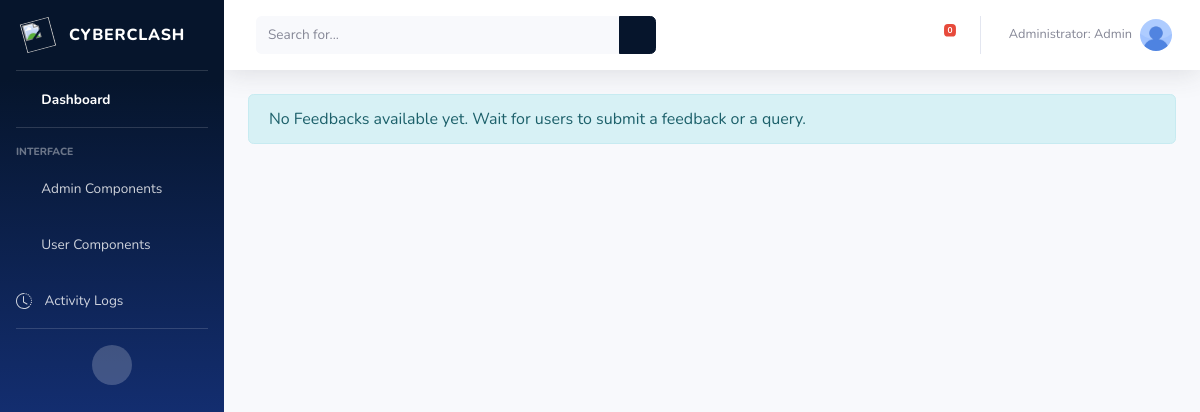
/user_feedbacks/ (signed in), run on an earlier commit of the app's database.
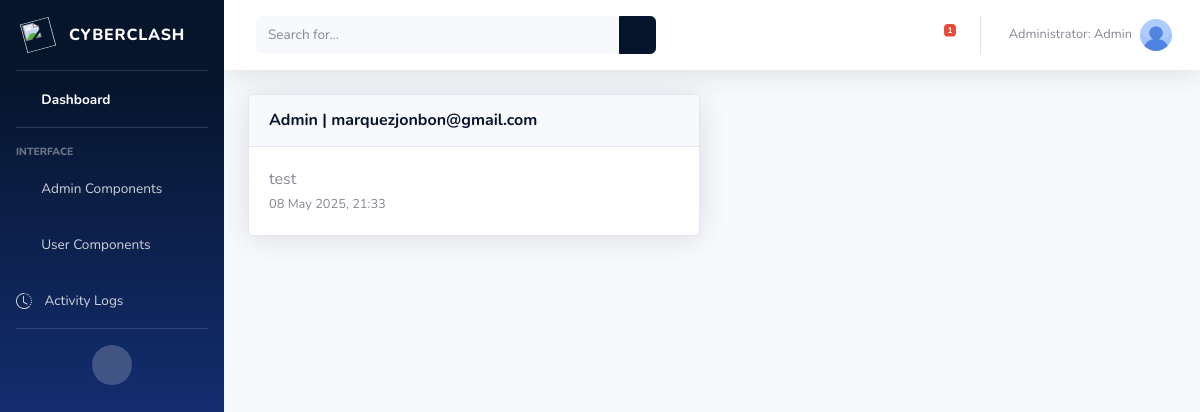
And on a later commit of the database.
### myapp/models.py (models this page shows, shortened)
class Feedback(models.Model):
    user = models.ForeignKey(settings.AUTH_USER_MODEL, on_delete=models.CASCADE, null=True, blank=True)
    email = models.EmailField(null=True, blank=True)
    feedback = models.TextField()
    created_at = models.DateTimeField(default=timezone.now)
    is_new = models.BooleanField(default=True)  # Add this field to track if feedback is new

### myapp/views.py (the view)
# urls.py: path('user_feedbacks/', views.user_feedbacks, name='user_feedbacks'),
@login_required
def user_feedbacks(request):
    if not request.user.is_superuser:
        return redirect('index')  # Redirect to a forbidden page or wherever you want
    feedbacks = Feedback.objects.all()
    feedback_count = feedbacks.count()
    return render(request, 'myapp/admin/user_feedbacks.html', {
        'feedbacks': feedbacks,
        'feedback_count': feedback_count,
    })

### myapp/templates/myapp/admin/user_feedbacks.html (shortened to what this page needs)
{% load static %}
<!DOCTYPE html>
<html lang="en">
<head>
    <link href="{% static 'vendor/fontawesome-free/css/all.min.css' %}" rel="stylesheet" type="text/css">
    <link href="{% static 'css/sb-admin-2.min.css' %}" rel="stylesheet">
</head>
<body>
    {% include "myapp/admin/admin_sidebar.html" %}
    <div class="container">
        <div class="row">
            {% if feedbacks %}
                {% for feedback in feedbacks %}
                    <div class="col-lg-6 col-md-12 mb-4">
                        <div class="card shadow">
                            <div class="card-header py-3 d-flex flex-row align-items-center justify-content-between">
                                <h6 class="m-0 font-weight-bold text-primary">
                                    {% if feedback.user %}
                                        {{ feedback.user.first_name }} | {{ feedback.user.email }}
                                    {% else %}
                                        {{ feedback.email }}
                                    {% endif %}
                                </h6>
                                <div class="dropdown no-arrow">
                                    <a class="dropdown-toggle" href="#" role="button" id="dropdownMenuLink"
                                       data-toggle="dropdown" aria-haspopup="true" aria-expanded="false">
                                        <i class="fas fa-ellipsis-v fa-sm fa-fw text-gray-400"></i>
                                    </a>
                                </div>
                            </div>
                            <div class="card-body">
                                {{ feedback.feedback }}
                                <br>
                                <small class="text-muted">{{ feedback.created_at|date:"d M Y, H:i" }}</small>
                            </div>
                        </div>
                    </div>
                {% endfor %}
            {% else %}
            <div class="col-12">
                <div class="alert alert-info" role="alert">
                    No Feedbacks available yet. Wait for users to submit a feedback or a query.
                </div>
            </div>
            {% endif %}
        </div>
    </div>
</body>
</html>

### myapp/templates/myapp/admin/admin_sidebar.html (shortened to what this page needs)
{% load static %}
  <body id="page-top">
    <div id="wrapper">
  <ul class="navbar-nav bg-gradient-primary sidebar sidebar-dark accordion" id="accordionSidebar">
    <a class="sidebar-brand d-flex align-items-center justify-content-center" href="{% url 'admin_dashboard'%}">
        <div class="sidebar-brand-icon rotate-n-15">
            <img src="{% static 'img/logo.png'%}" alt="" width="30px" height="30px">
        </div>
        <div class="sidebar-brand-text mx-3">CYBERCLASH <sup></sup></div>
    </a>
    <hr class="sidebar-divider my-0">
    <li class="nav-item active">
        <a class="nav-link" href="{% url 'admin_dashboard'%}">
            <i class="fas fa-fw fa-tachometer-alt"></i>
            <span>Dashboard</span></a>
    </li>
    <hr class="sidebar-divider">
    <div class="sidebar-heading">
        Interface
    </div>
    <li class="nav-item">
        <a class="nav-link collapsed" href="#" data-toggle="collapse" data-target="#collapseTwo"
            aria-expanded="true" aria-controls="collapseTwo">
            <i class="fas fa-fw fa-cog"></i>
            <span>Admin Components</span>
        </a>
    </li>
    <li class="nav-item">
        <a class="nav-link collapsed" href="#" data-toggle="collapse" data-target="#collapseUtilities"
            aria-expanded="true" aria-controls="collapseUtilities">
            <i class="fas fa-fw fa-wrench"></i>
            <span>User Components</span>
        </a>
    </li>
    <li class="nav-item">
        <a class="nav-link collapsed" href="{% url 'logs' %}" >
            <span>Activity Logs</span>
        </a>
    </li>
    <hr class="sidebar-divider d-none d-md-block">
    <div class="text-center d-none d-md-inline">
        <button class="rounded-circle border-0" id="sidebarToggle"></button>
    </div>
</ul>
<div id="content-wrapper" class="d-flex flex-column">
    <div id="content">
        <nav class="navbar navbar-expand navbar-light bg-white topbar mb-4 static-top shadow">
            <form method="GET" action="{% url 'user_search' %}"
      class="d-none d-sm-inline-block form-inline mr-auto ml-md-3 my-2 my-md-0 mw-100 navbar-search">
    <div class="input-group">
        <input type="text" name="q" class="form-control bg-light border-0 small"
               placeholder="Search for..." aria-label="Search" aria-describedby="basic-addon2">
        <div class="input-group-append">
            <button class="btn btn-primary" type="submit">
                <i class="fas fa-search fa-sm"></i>
            </button>
        </div>
    </div>
</form>
            <ul class="navbar-nav ml-auto">
                <li class="nav-item dropdown no-arrow mx-1">
                    <a class="nav-link dropdown-toggle" href="#" id="messagesDropdown" role="button"
                        data-toggle="dropdown" aria-haspopup="true" aria-expanded="false">
                        <i class="fas fa-envelope fa-fw"></i>
                        <span class="badge badge-danger badge-counter">{{ feedback_count }}</span>
                    </a>
                </li>
                <li class="nav-item dropdown no-arrow">
                    <a class="nav-link dropdown-toggle" href="#" id="userDropdown" role="button"
                        data-toggle="dropdown" aria-haspopup="true" aria-expanded="false">
                        <span class="mr-2 d-none d-lg-inline text-gray-600 small">Administrator: {{ request.user.first_name }}</span>
                        <img class="img-profile rounded-circle"
                            src="{% static 'img/default.jpg' %}">
                    </a>
                </li>
            </ul>
        </nav>
    </body>

What changed in the data, as far as the page shows it:
added Feedback: user.first_name "Admin", user.email "marquezjonbon@gmail.com", feedback "test", created_at "08 May 2025, 21:33"
Also different on the page:
{{ feedback_count }}: "0" → "1"
text no longer shown: "No Feedbacks available yet. Wait for users to submit a feedback or a query."
